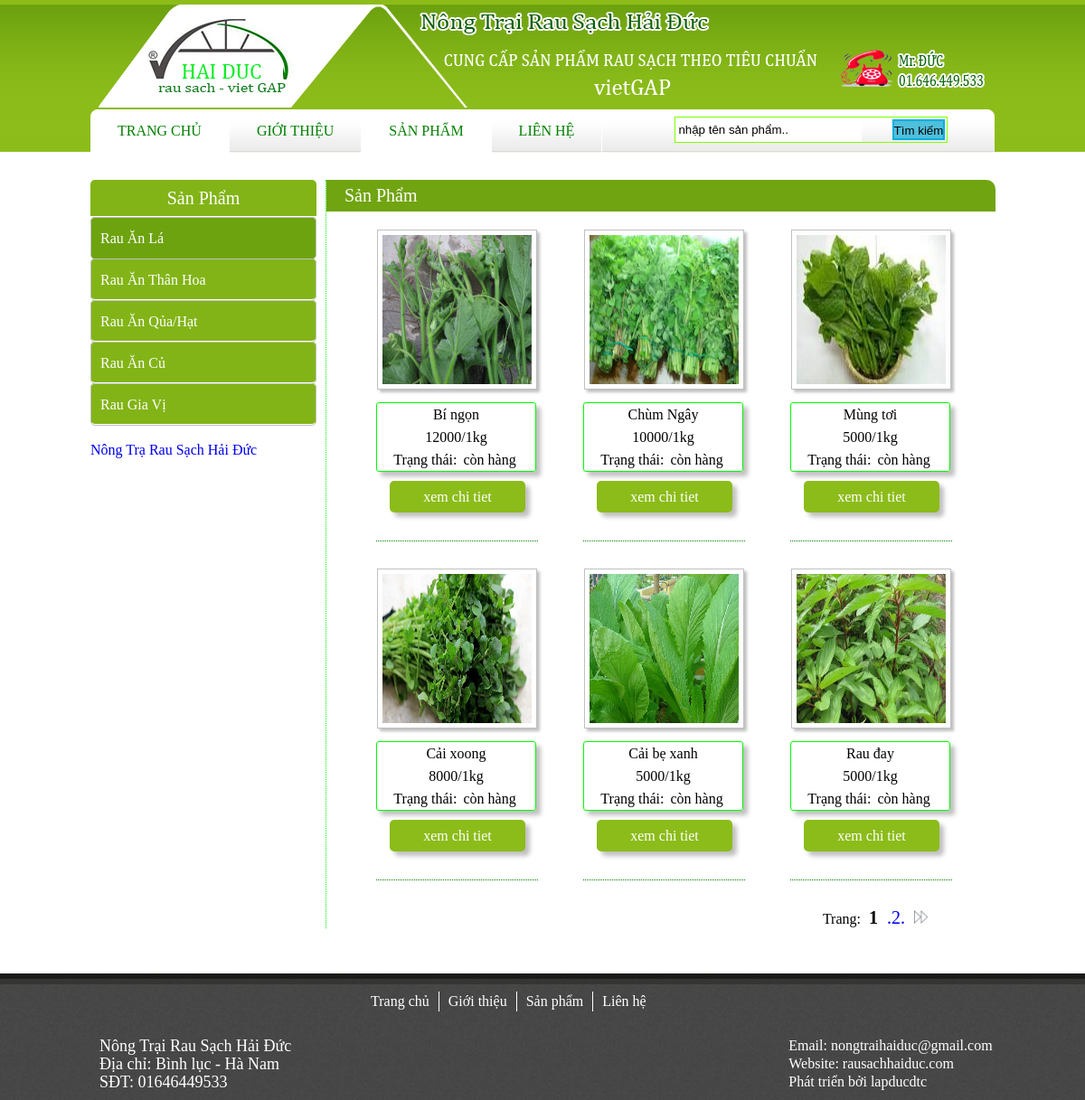
Page /?m=sanpham&a=view_spsite&cid=R1 on the committed database.
### tables this page shows
CREATE TABLE `danhmucsp` (
  `cat_id` varchar(10) NOT NULL,
  `cat_name` varchar(50) NOT NULL,
  `cat_mota` char(254) NOT NULL
);

CREATE TABLE `sanpham` (
  `sp_id` int(10) NOT NULL,
  `cat_id` varchar(10) NOT NULL,
  `user_id` int(10) NOT NULL,
  `sp_name` varchar(50) NOT NULL,
  `sp_gia` int(50) NOT NULL,
  `sp_mota` char(254) NOT NULL,
  `sp_trangthai` int(2) NOT NULL
);

CREATE TABLE `image` (
  `img_id` int(10) NOT NULL,
  `sp_id` int(10) NOT NULL,
  `url` char(254) NOT NULL
);

### database/danhmucsp.php (called while the page is built, shortened)
<?php
    class danhmucsp extends Database
    {
        public function getall_cat()
        {
            $sql = "select * from danhmucsp ORDER BY cat_id ASC";
            $this->query($sql);
            if($this->num_rows()==0)
            {
                $data=0;
            }
            else
            {
                while($row=$this->fetch())
                {
                    $data[] = $row;
                }
            }
            return $data;
        }
    }
?>

### database/Database.php (called while the page is built, shortened)
<?php
    class Database
    {
        private $result = NULL;
        public function query($sql)
        {
            $this->result = mysql_query($sql);
        }
        public function fetch()
        {
            if($this->result)
            {
                $data = mysql_fetch_assoc($this->result);
            }
            else
            {
                $data = 0;
            }
            return $data;
        }
        public function num_rows()
        {
            if ($this->result)
            {
                $row = mysql_num_rows($this->result);
            }
            else
            {
                return $row = 0;
            }
            return $row;
        }
    }
?>

### database/sanpham.php (called while the page is built, shortened)
<?php
    class sanpham extends Database
    {
        public function cout_sp($l)
        {
            $sql="select * from sanpham $l";
            $this->query($sql);
            return $this->num_rows();
        }
        public function get_spdm($l)
        {
            $sql = "select sanpham.*,danhmucsp.cat_name,image.url,user.user_name from sanpham,danhmucsp,image,user where danhmucsp.cat_id=sanpham.cat_id and image.sp_id = sanpham.sp_id and user.user_id = sanpham.user_id $l";
            $this->query($sql);
            if($this->num_rows()==0)
            {
                $data=0;
            }
            else
            {
                while($row=$this->fetch())
                {
                    $data[] = $row;
                }
            }
            return $data;
        }
    }
?>

### site/model/sanpham/view_spsite.php (the view, shortened to what this page needs)
<div id="content">
<div id="leftsp">
    <?php
        include 'site/widgets/menu1.php';
    ?>
</div>
<div id="rigthsp">
    <div class="title">
        Sản Phẩm
    </div>
    <?php
        $page = isset($_GET['page']) ? $_GET['page'] : 0;
        $p = max(1,$page);
        $ip = 6;
        $sp = new sanpham;
        $pp = $p-1;
        $np = $p+1;
        if(!isset($_GET['cid']))
        {
            $l= "";
            $noi = $sp->cout_sp($l);
            $nop = ceil($noi/$ip);
            $data= $sp->get_splimit($p,$ip);
        }
        else
        {
            $cid = $_GET['cid'];
            $t = "where cat_id = '$cid'";
            $noi = $sp->cout_sp($t);
            $l="and sanpham.cat_id = '$cid' LIMIT ".($p-1)*$ip.",$ip";
            $data = $sp->get_spdm($l);
            $nop = ceil($noi/$ip);
        }
    ?>
    <div class="list1" id="allsp">
        <ul>
            <?php
                if($data!=0)
                {
                    foreach($data as $item)
                    {
                    echo '<li>
                            <img src="admin/widgets/upload/'.$item['url'].'"/>
                            <div class="thongtin">
                                <span>'.$item['sp_name'].'</span><br />
                                <span>'.$item['sp_gia'].'/1kg</span><br/>
                                <span>Trạng thái:  ';
                                    if($item['sp_trangthai']==1)
                                    {
                                        echo '<span style="color = #00BB00;">còn hàng</span>';
                                    }
                                echo '</span>
                            </div>
                            <div class="btchitiet">
                                <a href="?m=sanpham&a=chitiet_sp&id='.$item['sp_id'].'">xem chi tiet</a>
                            </div>
                            <div class="boderbt"></div>
                        </li>';
                    }
                }
            ?>
        </ul>
    </div>
    <div class="page">
    Trang:
        <?php
        if(!isset($_GET['cid']))
        {
            if($p>1) echo '<a href="?m=sanpham&a=view_spsite&page='.$pp.'"><img src="site/widgets/images/previous.png" width="15" height="15" /> </a>';
            for($i=1;$i<=$nop;$i++)
            {
                if($i==$p)
                {
                    echo '<strong>'.$i.'</strong>';
                }
                else
                {
                    echo '<a href="?m=sanpham&a=view_spsite&page='.$i.'">.'.$i.'.</a>';
                }
            }
        if($p<$nop) echo '<a href="?m=sanpham&a=view_spsite&page='.$np.'"><img src="site/widgets/images/next.png" width="15" height="15" /></a>';
        }
        else
        {
            $cid = $_GET['cid'];
            for($i=1;$i<=$nop;$i++)
            {
                if($i==$p)
                {
                    echo '<strong>'.$i.'</strong>';
                }
                else
                {
                    echo '<a href="?m=sanpham&a=view_spsite&cid='.$cid.'&page='.$i.'">.'.$i.'.</a>';
                }
            }
        if($p<$nop) echo '<a href="?m=sanpham&a=view_spsite&cid='.$cid.'&page='.$np.'"><img src="site/widgets/images/next.png" width="15" height="15" /></a>';
        }
        ?>
    </div>
</div>
</div>

### site/widgets/menu1.php (shortened to what this page needs)
<div id="menu1">
    <ul>
        <div id="td">Sản Phẩm</div>
        <?php
            $cat = new danhmucsp;
            $data = $cat->getall_cat();
            if($data!=0)
            {
               foreach($data as $item)
               {
        ?>
        <li><a id="<?php if($_GET['a']=="view_spsite" && $_GET['cid']==$item['cat_id']) echo 'onlink2';?>" href="?m=sanpham&a=view_spsite&cid=<?php echo $item['cat_id'];?>"><?php echo $item['cat_name'];?></a></li>
        <?php
            }
            }
        ?>
        <div class="fb-page" data-href="https://www.facebook.com/rausachhaiduc/" data-tabs="email" data-width="250px" data-small-header="false" data-adapt-container-width="true" data-hide-cover="false" data-show-facepile="true">
            <div class="fb-xfbml-parse-ignore">
                <blockquote cite="https://www.facebook.com/rausachhaiduc/">
                    <a href="https://www.facebook.com/rausachhaiduc/">Nông Trạ Rau Sạch Hải Đức</a>
                </blockquote>
            </div>
        </div>
    </ul>
</div>

### site/widgets/style.css (style rules this page uses)
* { margin: 0px;padding: 0px; }
li { list-style: none; }
a { text-decoration: none; }
#onlink2 { background-color: #6DA30F; }
img { border: 0px; }
#content { padding-top: 30px; width: 1000px; margin: auto; min-height: 500px; margin-bottom: 50px; }
.list1 { padding-left: 10px; }
.list1 ul li { float: left; width: 179px; margin: 10px 8px; }
.list1 img { width: 165px; height: 165px; padding: 5px; border: 1px solid silver; box-shadow: 3px 3px 3px silver; }
.list1 { text-align: center; }
.list1 span { padding: 0px 3px; width: 100%; height: 25px; line-height: 25px; }
.thongtin { width: 175px; margin: 10px 0px; border: 1px solid lime; border-radius: 3px; box-shadow: 5px 5px 5px silver; }
.btchitiet { margin-left: 15px; width: 150px; height: 35px; background: #8CBC1A; line-height: 35px; border-radius: 5px; box-shadow: 5px 5px 5px silver; }
.btchitiet a { color: #FFF; }
.boderbt { width: 100%; height: 1px; border-bottom: 1px dotted green; margin: 30px 0px; }
#td { background-color: #82B417; height: 40px; text-align: center; line-height: 40px; font-size: 20px; color: white; border-radius: 5px 5px 0px 0px; }
#menu1 { float: left; width: 250px; min-height: 500px; margin-right: 10px; }
#menu1 ul { width: 250px; padding: 0px; text-align: left; }
#menu1 ul li { border-radius: 5px ; background: #82B417; width: auto; height: 45px; line-height: 45px; margin:1px 0px ; }
#menu1 ul li a { border-radius: 5px ; width: auto; height: 45px; line-height: 45px; border: 1px solid silver; padding: 0px 10px; }
#menu1 ul li a { color: white; display: block; }
.fb-page { margin-top: 20px; }
#leftsp { width: 250px; min-height: 500px; float: left; }
#rigthsp { margin-left: 10px; border-left:1px dotted lime; float: left; width: 720px; min-height: 500px; }
#allsp { margin-left: 20px; }
#allsp li { margin: 0px 25px; }
.title { width: 100%; height: 35px; background-color: #70A411; color: white; line-height: 35px; border-radius: 0px 10px 0px 0px; padding:0px 0px 0px 20px; font-size: 20px; margin-bottom: 20px; }
.page { margin-right: 50px; float: right; }
.page strong { padding: 2px 5px; font-size: 20px; }
.page a { padding: 2px 5px; font-size: 20px; }

### rows in the picture
danhmucsp: cat_name "Rau Ăn Lá"
danhmucsp: cat_name "Rau Ăn Thân Hoa"
danhmucsp: cat_name "Rau Ăn Qủa/Hạt"
danhmucsp: cat_name "Rau Ăn Củ"
danhmucsp: cat_name "Rau Gia Vị"
sanpham: image.url (picture), sp_name "Bí ngọn", sp_gia "12000", sp_trangthai "còn hàng"
sanpham: image.url (picture), sp_name "Chùm Ngây", sp_gia "10000", sp_trangthai "còn hàng"
sanpham: image.url (picture), sp_name "Mùng tơi", sp_gia "5000", sp_trangthai "còn hàng"
sanpham: image.url (picture), sp_name "Cải xoong", sp_gia "8000", sp_trangthai "còn hàng"
sanpham: image.url (picture), sp_name "Cải bẹ xanh", sp_gia "5000", sp_trangthai "còn hàng"
sanpham: image.url (picture), sp_name "Rau đay", sp_gia "5000", sp_trangthai "còn hàng"
